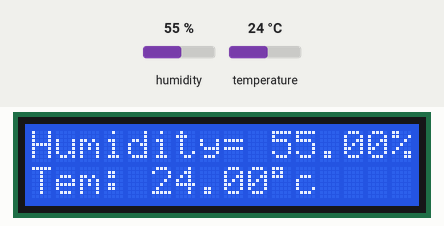
The sketch below on a simulated Arduino Uno, built with avr-gcc and run on an emulated ATmega328P. On the bench: 16×2 character LCD. Inputs (shaded band) come from the test bench; at power-on: humidity 55 %, temperature 24 °C. What the sketch prints to the serial monitor is not drawn.

Above: at 1.2 s.
1.3 s: humidity set to 22 %
At 3.0 s:
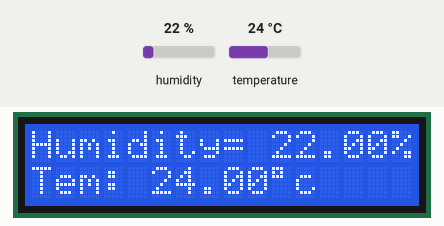
4.1 s: temperature set to 12 °C
At 5.3 s:
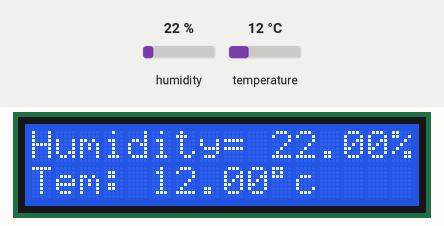
6.9 s: humidity set to 40 %
At 8.6 s:
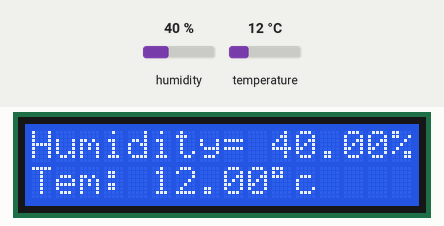
9.8 s: temperature set to 19 °C
At 10.8 s:
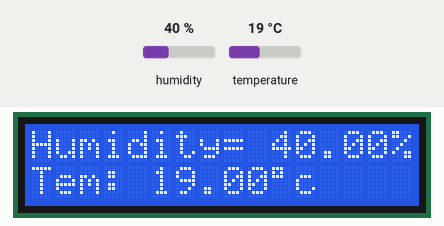
Timing chart, 0 to 12.8 s (numbered marks = the images above; inputs shaded):
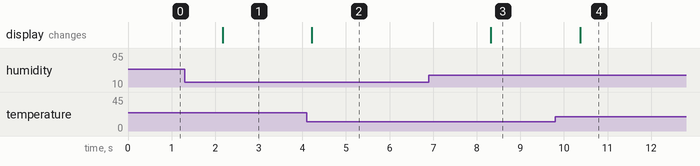

The sketch:

tem-humidit_sensor.ino
```cpp
#include<Wire.h>
#include<LiquidCrystal_I2C.h>
LiquidCrystal_I2C lcd(0x27,16,2);

#include <DHT.h>

#define DHTPIN 2
#define DHTTYPE DHT11

DHT dht(DHTPIN, DHTTYPE);

void setup(){
  Serial.begin(9600);
  dht.begin();
  lcd.begin();
}

void loop(){
  float h = dht.readHumidity();
  float t = dht.readTemperature();
  if (isnan(h) || isnan(t)) {
    Serial.println("Failed to read from DHT sensor!");
    return;
  }
  Serial.print("Humidity = ");
  Serial.print(h);
  Serial.print("%     Temperature = ");
  Serial.print(t);
  Serial.println("℃");
  lcd.setCursor(0,0);
  lcd.print("Humidity= ");
  lcd.print(h);
  lcd.print("%");
  lcd.setCursor(0,1);
  lcd.print("Tem: ");
  lcd.print(t);
  lcd.print((char)223);
    lcd.print("c");

  if( isnan(h) || isnan(t) ){
    Serial.println("Sensor connection Error!");
    lcd.clear();
    lcd.setCursor(0,0);
    lcd.print("sensor Error!");

  }

  delay(2000);
}
```

Measured:
- after the input at 1.3 s, the display: changes after 0.87 s (image 1)
- after the input at 4.1 s, the display: changes after 0.12 s (image 2)
- after the input at 6.9 s, the display: changes after 1.4 s (image 3)
- after the input at 9.8 s, the display: changes after 0.58 s (image 4)
